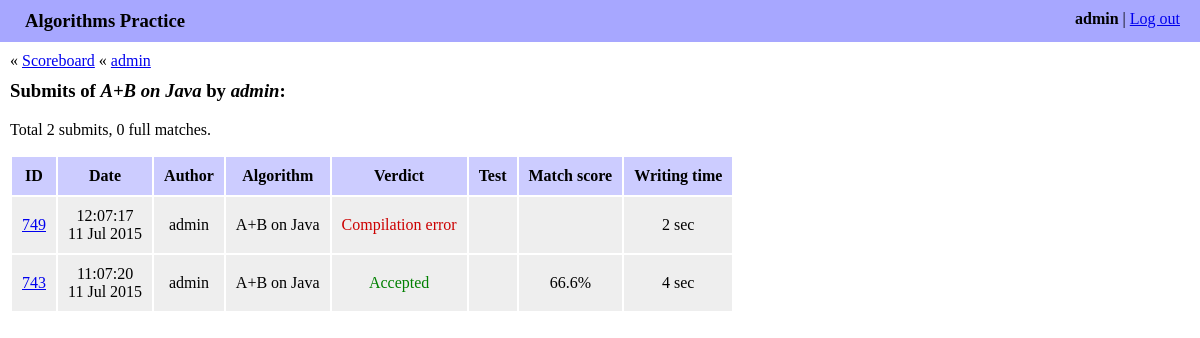
/history/admin/ab-on-java/ (signed in), run on the app's committed database.
### algo/models.py (models this page shows, shortened)
class Algorithm(models.Model):
    name = models.CharField(max_length=255)
    slug = models.SlugField(max_length=60)
    language = models.ForeignKey(Language)
    source_code = models.TextField()
    judge_space_id = models.IntegerField(blank=True, null=True)
    judge_problem_id = models.IntegerField(blank=True, null=True)
    def __str__(self):
        return self.name

class Submit(models.Model):
    algorithm = models.ForeignKey(Algorithm)
    author = models.ForeignKey(User)
    date = models.DateTimeField(auto_now_add=True)
    elapsed_seconds = models.IntegerField()
    source_code = models.TextField()
    score = models.FloatField()
    judge_submit_date = models.DateTimeField(blank=True, null=True)
    judge_verdict = models.CharField(blank=True, max_length=255)
    judge_test = models.IntegerField(blank=True, null=True)
    judge_comment = models.TextField(blank=True)
    awaiting_for_verdict = models.BooleanField()
    def get_verdict_type(self):
        try:
            return JUDGE_VERDICTS[self.judge_verdict][1]
        except KeyError:
            return 'unknown'
    def get_verdict_kind(self):
        verdict_type = self.get_verdict_type()
        if verdict_type == 'rejected':
            return 'bad'
        if verdict_type == 'accepted':
            return 'good'
        return 'unknown'
    def is_scores_visible(self):
        return not self.judge_verdict or self.get_verdict_kind() == 'good'
    EPS = 1e-7

### algo/views.py (the view)
# urls.py: url(r'^history/(?P<author_username>[\w-]+)/$',
@login_required
def history(request, author_username, algorithm_slug=None):
    author = get_object_or_404(User, username=author_username)
    if algorithm_slug is not None:
        algorithm = get_object_or_404(Algorithm, slug=algorithm_slug)
        submits = Submit.objects.filter(author=author, algorithm=algorithm)
    else:
        algorithm = None
        submits = Submit.objects.filter(author=author)
    submits = submits.order_by('-pk')
    full_matches_count = sum(1 for item in submits
                             if abs(item.score - 100) < Submit.EPS)
    return render(request, 'algo/history.html', {
        'algorithm': algorithm,
        'author': author,
        'full_matches_count': full_matches_count,
        'submits': submits,
    })

### algo/templates/algo/history.html (shortened to what this page needs)
{% extends "algo/base.html" %}
{% load staticfiles %}
{% block content %}
<div class="navigation_box">
    &laquo; <a href="{% url 'algo:index' %}">Scoreboard</a>
    {% if algorithm %}
    &laquo; <a href="{% url 'algo:history' author_username=author.username %}">
        {{ author.username }}
    </a>
    {% endif %}
</div>
<h3>
    Submits
    {% if algorithm %}
    of <i>{{ algorithm.name }}</i>
    {% endif %}
    by <i>{{ author.username }}</i>:
</h3>
<p>
    Total {{ submits|length }} submit{{ submits|length|pluralize }},
    {{ full_matches_count }} full match{{ full_matches_count|pluralize:"es" }}.
</p>
{% if submits %}
<table class="history_table">
    <thead>
        <th>ID</th>
        <th>Date</th>
        <th>Author</th>
        <th>Algorithm</th>
        <th>Verdict</th>
        <th>Test</th>
        <th>Match score</th>
        <th>Writing time</th>
    </thead>
    <tbody>
        {% for submit in submits %}
        <tr>
            <td>
                <a href="{% url 'algo:show_submit' submit.author.username submit.algorithm.slug submit.id %}">
                    {{ submit.id }}
                </a>
            </td>
            <td>
                {{ submit.date|date:"H:m:s" }}<br />
                {{ submit.date|date:"d M Y" }}
            </td>
            <td>{{ submit.author }}</td>
            <td>{{ submit.algorithm }}</td>
            <td>
                {% if submit.judge_verdict != None %}
                <span class="verdict_{{ submit.get_verdict_kind }}">
                    {{ submit.judge_verdict }}
                </span>
                {% endif %}
            </td>
            <td>
            </td>
            <td>
                {% if submit.is_scores_visible %}
                {{ submit.score|floatformat:1 }}%
                {% endif %}
            </td>
            <td>{{ submit.elapsed_seconds }} sec</td>
        </tr>
        {% endfor %}
    </tbody>
</table>
{% endif %}
{% endblock %}

### algo/templates/algo/base.html (shortened to what this page needs)
<!DOCTYPE html>
<html>
    <head>
        {% load staticfiles %}
        <link rel="stylesheet" href="{% static 'algo/style.css' %}">
    </head>
    <body>
        <div class="account_bar">
            <div class="account_info">
                <b>{{ request.user.username }}</b> | <a href="{% url 'logout' %}">Log out</a>
            </div>
            <div class="site_title">Algorithms Practice</div>
        </div>
        <div class="content">
        {% block content %}{% endblock %}
        </div>
    </body>
</html>

### algo/static/algo/style.css (style rules this page uses)
body { margin: 0; }
.account_bar { background-color: #a7a7ff; padding: 10px 20px 10px 25px; }
.account_info { float: right; }
.site_title { font-size: 14pt; font-weight: bold; }
.content { margin: 10px; }
h3 { margin-top: 10px; }
.verdict_bad { color: #c00; }
.verdict_good { color: green; }
.history_table { text-align: center; }
.history_table th { background-color: #ccf; padding: 10px; }
.history_table td { background-color: #eee; padding: 10px; }

### data on the page
Algorithm: name "A+B on Java"
Submit: id "749", date "12:07:17", date "11 Jul 2015", author "admin", algorithm "A+B on Java", judge_verdict "Compilation error", elapsed_seconds "2"
Submit: id "743", date "11:07:20", date "11 Jul 2015", author "admin", algorithm "A+B on Java", judge_verdict "Accepted", score "66.6", elapsed_seconds "4"

### other printed values
{{ request.user.username }} "admin"
{{ author.username }} "admin"
{{ submits|length }} "2"
{{ full_matches_count }} "0"
